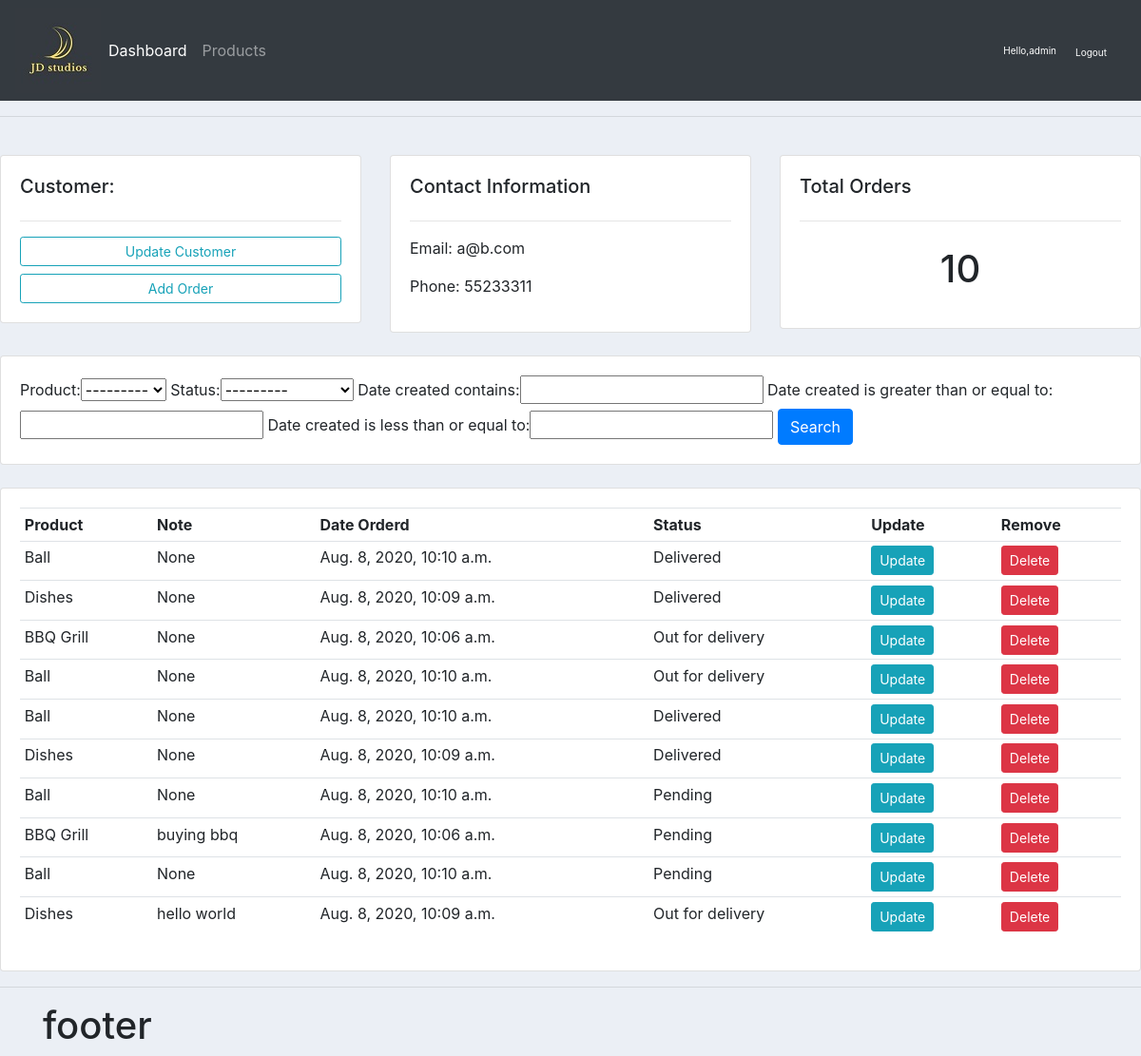
The app's page /customer/1/ (signed in) with its own data.
### accounts/models.py (models this page shows, shortened)
class Customer(models.Model):
	name = models.CharField(max_length=200, null=True)
	phone = models.CharField(max_length=20, null=True)
	email = models.CharField(max_length=200, null=True)
	date_created = models.DateTimeField(auto_now_add=True, null=True)

class Order(models.Model):
	STATUS = (
			 ('Pending', 'Pending'),
			 ('Out for delivery', 'Out for delivery'),
			 ('Delivered', 'Delivered'),
		)
	customer = models.ForeignKey(Customer, null=True, on_delete=models.SET_NULL)
	product  = models.ForeignKey(Product, null=True, on_delete=models.SET_NULL)
	date_created = models.DateTimeField(auto_now_add=True, null=True)
	status = models.CharField(max_length=200, null=True, choices=STATUS)
	note = models.CharField(max_length=1000, null=True)

class Product(models.Model):
	CATEGORY = (
				('Indoor', 'Indoor'),
				('Out door', 'Out door'),
				)
	name =  models.CharField(max_length=200, null=True)
	price = models.FloatField(null=True)
	category = models.CharField(max_length=200, null=True, choices=CATEGORY)
	description = models.CharField(max_length=200, null=True)
	date_created = models.DateTimeField(auto_now_add=True, null=True)
	tag = models.ManyToManyField(Tag)
	def __str__(self):
		return self.name

### accounts/views.py (the view)
# urls.py: path('customer/<str:pk>/', views.customer, name="customer"),
@login_required(login_url='loginpage')
def customer(request, pk):
	customer = Customer.objects.get(id=pk)
	order = customer.order_set.all()
	myfilter = OrderFilter(request.GET, queryset=order)
	order = myfilter.qs
	order_count = customer.order_set.count()
	return render(request, 'accounts/customer.html', {'myfilter':myfilter, 'orders':order, 'customer':customer, 'order_count':order_count})

### accounts/templates/accounts/customer.html
{% extends 'accounts/main.html' %}
{% block content %}
	<br>
<div class="row">
	<div class="col-md">
		<div class="card card-body">
			<h5>Customer:</h5>
			<hr>
			<a class="btn btn-outline-info  btn-sm btn-block" href="">Update Customer</a>
			<a class="btn btn-outline-info btn-sm btn-block"
			 href="{% url 'create_order' customer.id %}">Add Order</a>
		</div>
	</div>
	<div class="col-md">
		<div class="card card-body">
			<h5>Contact Information</h5>
			<hr>
			<p>Email: {{ customer.email }}</p>
			<p>Phone: {{ customer.phone }}</p>
		</div>
	</div>
	<div class="col-md">
		<div class="card card-body">
			<h5>Total Orders</h5>
			<hr>
			<h1 style="text-align: center;padding: 10px">{{order_count}}</h1>
		</div>
	</div>
</div>
<br>
<div class="row">
	<div class="col">
		<div class="card card-body">
			<form method="get">
				{{ myfilter.form }}
		    <button class="btn btn-primary" type="submit">Search</button>
		  </form>
		</div>
	</div>
</div>
<br>
<div class="row">
	<div class="col-md">
		<div class="card card-body">
			<table class="table table-sm">
				<tr>
					<th>Product</th>
					<th>Note</th>
					<th>Date Orderd</th>
					<th>Status</th>
					<th>Update</th>
					<th>Remove</th>
			</tr>
				{% for order in orders %}
				<tr>
				<td>{{ order.product}}</td>
					<td>{{ order.note }}</td>
					<td>{{ order.product.date_created }}</td>
					<td>{{ order.status }}</td>
					<td><a class="btn btn-sm btn-info" href="{% url 'update_order' order.id %}">Update</a></td>
							<td><a class="btn btn-sm btn-danger"  href="{% url 'delete_order' order.id %}">Delete</a></td>
					</tr>
					{% endfor %}
			</table>
		</div>
	</div>
</div>
{% endblock %}

### accounts/templates/accounts/navbar.html (shortened to what this page needs)
{% load static %}
<nav class="navbar navbar-expand-lg navbar-dark bg-dark">
  <img src="{% static '/images/logo.jpg' %}">
  <div class="collapse navbar-collapse" id="navbarNav">
    <ul class="navbar-nav">
      <li class="nav-item active">
        <a class="nav-link" href="{% url 'home' %}">Dashboard</a>
      </li>
      <li class="nav-item">
        <a class="nav-link" href="{% url 'product' %}">Products</a>
      </li>
    </ul>
  </div>
  <span class='hello_msg'>Hello,{{request.user}}</span>
  <span><a class='hello_msg' href="{% url 'logout' %}">Logout</a></span>
</nav>

### static/css/main.css (style rules this page uses)
body { background-color: #ebeff5; }

### accounts/templates/accounts/navbar.html (style rules this page uses)
.hello_msg { font-size: 10px; color:#fff; margin-right: 20px; }

### records on screen
Customer: email "a@b.com", phone "55233311"
Order: product "Ball", note "None", product.date_created "Aug. 8, 2020, 10:10 a.m.", status "Delivered"
Order: product "Dishes", note "None", product.date_created "Aug. 8, 2020, 10:09 a.m.", status "Delivered"
Order: product "BBQ Grill", note "None", product.date_created "Aug. 8, 2020, 10:06 a.m.", status "Out for delivery"
Order: product "Ball", note "None", product.date_created "Aug. 8, 2020, 10:10 a.m.", status "Out for delivery"
Order: product "Ball", note "None", product.date_created "Aug. 8, 2020, 10:10 a.m.", status "Delivered"
Order: product "Dishes", note "None", product.date_created "Aug. 8, 2020, 10:09 a.m.", status "Delivered"
Order: product "Ball", note "None", product.date_created "Aug. 8, 2020, 10:10 a.m.", status "Pending"
Order: product "BBQ Grill", note "buying bbq", product.date_created "Aug. 8, 2020, 10:06 a.m.", status "Pending"
Order: product "Ball", note "None", product.date_created "Aug. 8, 2020, 10:10 a.m.", status "Pending"
Order: product "Dishes", note "hello world", product.date_created "Aug. 8, 2020, 10:09 a.m.", status "Out for delivery"

### other values on screen
{{ request.user }} "admin"
{{ order_count }} "10"
